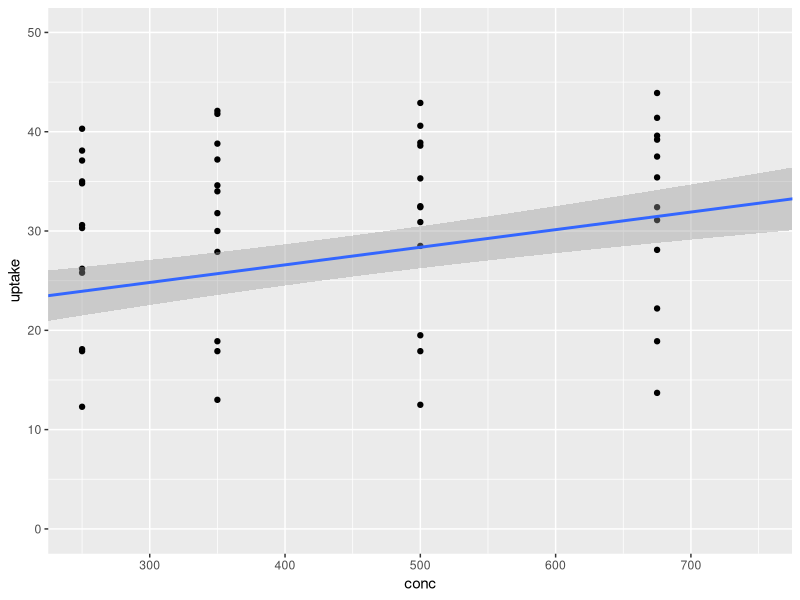
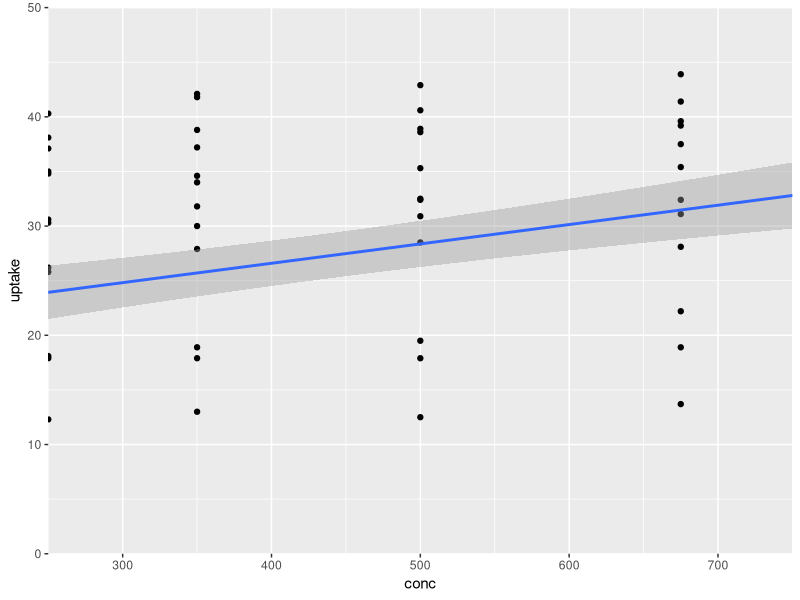
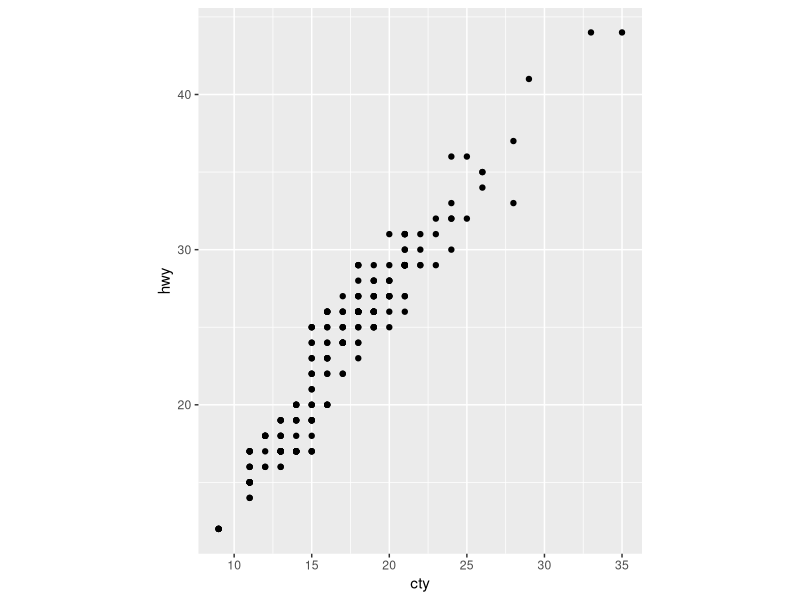
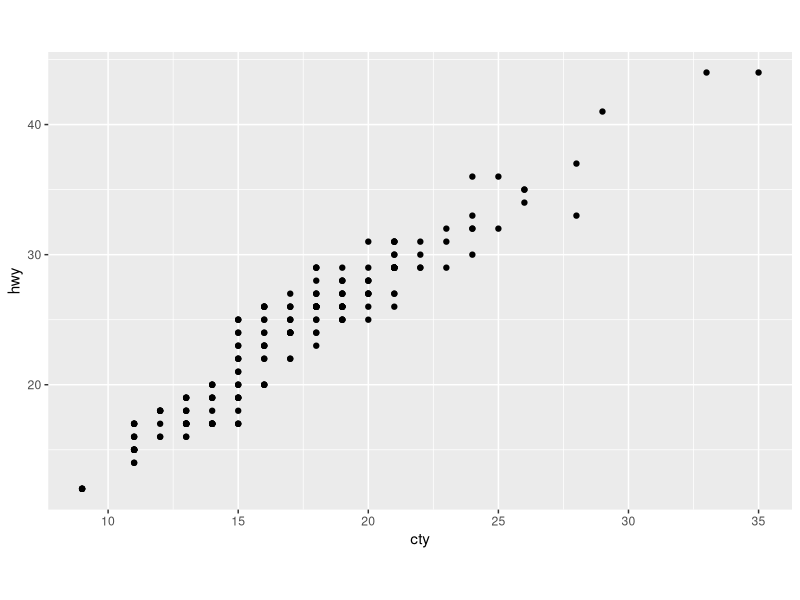
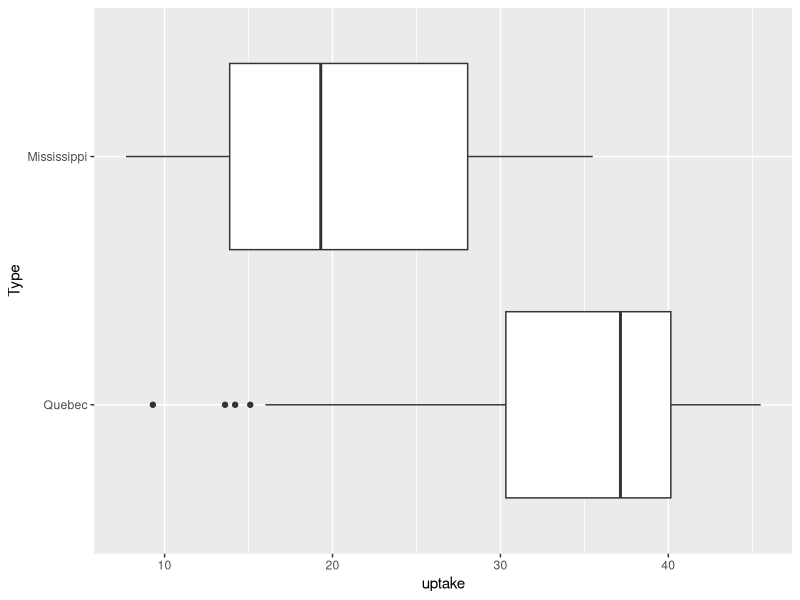

Write R code to recreate these figures, in order.
# Koordinātu sistēmas

library(ggplot2)

## coord_cartesian()
ggplot(CO2, aes(conc, uptake)) + geom_point() + 
      geom_smooth(method = "lm") +
      coord_cartesian(xlim = c(250, 750), ylim = c(0,50))

ggplot(CO2, aes(conc, uptake)) + geom_point() + 
      geom_smooth(method = "lm") +
      coord_cartesian(xlim = c(250, 750), ylim = c(0,50), expand = FALSE)

## coord_fixed()
ggplot(mpg,aes(cty,hwy)) + geom_point() +
      coord_fixed()

ggplot(mpg, aes(cty, hwy)) + geom_point() +
      coord_fixed(ratio = 0.5)

## coord_flip()
ggplot(CO2, aes(Type, uptake)) + geom_boxplot() + 
      coord_flip()
